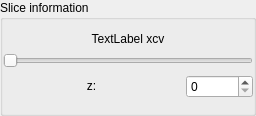
             <widget class="QGroupBox" name="groupBox_5">
              <property name="sizePolicy">
               <sizepolicy hsizetype="Preferred" vsizetype="Fixed">
                <horstretch>0</horstretch>
                <verstretch>0</verstretch>
               </sizepolicy>
              </property>
              <property name="minimumSize">
               <size>
                <width>0</width>
                <height>116</height>
               </size>
              </property>
              <property name="autoFillBackground">
               <bool>false</bool>
              </property>
              <property name="title">
               <string>Slice information</string>
              </property>
              <property name="flat">
               <bool>false</bool>
              </property>
              <layout class="QVBoxLayout" name="verticalLayout_15">
               <property name="leftMargin">
                <number>0</number>
               </property>
               <property name="rightMargin">
                <number>0</number>
               </property>
               <item>
                <widget class="QLabel" name="labelPixInfoTop">
                 <property name="sizePolicy">
                  <sizepolicy hsizetype="Expanding" vsizetype="Fixed">
                   <horstretch>0</horstretch>
                   <verstretch>0</verstretch>
                  </sizepolicy>
                 </property>
                 <property name="autoFillBackground">
                  <bool>false</bool>
                 </property>
                 <property name="text">
                  <string>TextLabel xcv</string>
                 </property>
                 <property name="textFormat">
                  <enum>Qt::AutoText</enum>
                 </property>
                 <property name="scaledContents">
                  <bool>false</bool>
                 </property>
                 <property name="alignment">
                  <set>Qt::AlignCenter</set>
                 </property>
                </widget>
               </item>
               <item>
                <widget class="QSlider" name="zSlider">
                 <property name="orientation">
                  <enum>Qt::Horizontal</enum>
                 </property>
                </widget>
               </item>
               <item>
                <layout class="QVBoxLayout" name="verticalLayout_16">
                 <item>
                  <layout class="QHBoxLayout" name="horizontalLayout_19" stretch="0,0">
                   <property name="sizeConstraint">
                    <enum>QLayout::SetMinimumSize</enum>
                   </property>
                   <property name="topMargin">
                    <number>0</number>
                   </property>
                   <property name="rightMargin">
                    <number>0</number>
                   </property>
                   <item>
                    <widget class="QLabel" name="labelPixInfoTop_2">
                     <property name="sizePolicy">
                      <sizepolicy hsizetype="Minimum" vsizetype="Fixed">
                       <horstretch>0</horstretch>
                       <verstretch>0</verstretch>
                      </sizepolicy>
                     </property>
                     <property name="minimumSize">
                      <size>
                       <width>177</width>
                       <height>0</height>
                      </size>
                     </property>
                     <property name="maximumSize">
                      <size>
                       <width>177</width>
                       <height>16777215</height>
                      </size>
                     </property>
                     <property name="autoFillBackground">
                      <bool>false</bool>
                     </property>
                     <property name="text">
                      <string>z:</string>
                     </property>
                     <property name="textFormat">
                      <enum>Qt::AutoText</enum>
                     </property>
                     <property name="scaledContents">
                      <bool>false</bool>
                     </property>
                     <property name="alignment">
                      <set>Qt::AlignCenter</set>
                     </property>
                    </widget>
                   </item>
                   <item>
                    <widget class="QSpinBox" name="spinBox">
                     <property name="maximum">
                      <number>1000000</number>
                     </property>
                     <property name="singleStep">
                      <number>10</number>
                     </property>
                    </widget>
                   </item>
                  </layout>
                 </item>
                </layout>
               </item>
              </layout>
             </widget>
